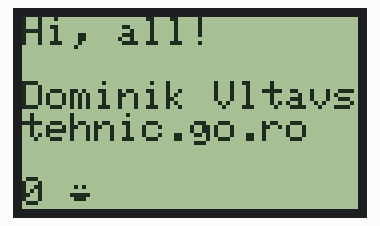
Recording of a sketch running on a simulated Arduino Uno, built with avr-gcc and run on an emulated ATmega328P. Shown: 84×48 one-colour display.

Above: at 0.1 s.
At 2.1 s:
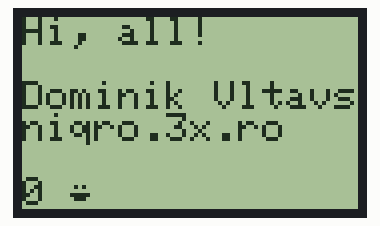
At 10.2 s:
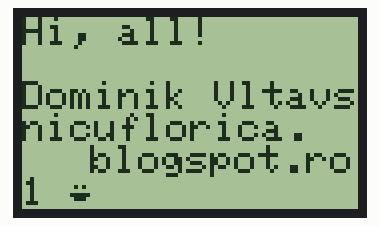
At 18.3 s:
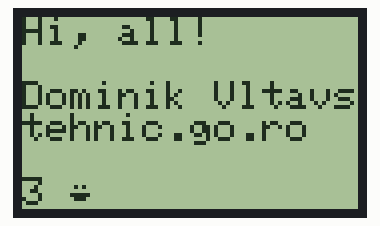
At 26.4 s:
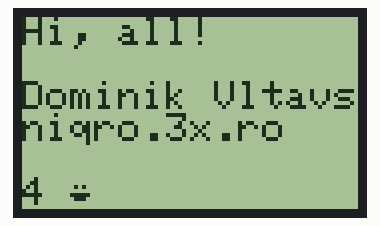
At 36.6 s:
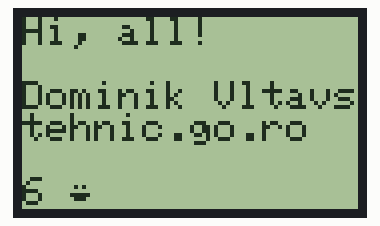

Measured:
- what the display in image 1 shows lasts 2.0 s, from 2.1 s to 4.1 s

The sketch:

NokiaLCD.ino
```cpp
/*
 * To use this sketch, connect the eight pins from your LCD like thus:
 *
 * Pin 1 -> +3.3V (rightmost, when facing the display head-on)
 * Pin 2 -> Arduino digital pin 3
 * Pin 3 -> Arduino digital pin 4
 * Pin 4 -> Arduino digital pin 5
 * Pin 5 -> Arduino digital pin 7
 * Pin 6 -> Ground
 * Pin 7 -> 10uF capacitor -> Ground
 * Pin 8 -> Arduino digital pin 6
 *
 * Since these LCDs are +3.3V devices, you have to add extra components to
 * connect it to the digital pins of the Arduino (not necessary if you are
 * using a 3.3V variant of the Arduino, such as Sparkfun's Arduino Pro).
 */

/* niq_ro ( http://nicuflorica.blogspot.ro ) case:
 For module from China, you must connect like this:
* Pin 1 (RST) -> Arduino digital 6 (D6)
* Pin 2 (CE) -> Arduino digital 7 (D7)
* Pin 3 (DC) -> Arduino digital 5 (D5)
* Pin 4 (DIN) -> Arduino digital 4 (D4)
* Pin 5 (CLK) - Arduino digital 3 (D3)
* Pin 6 (Vcc) -> +5V thru adaptor module (see http://nicuflorica.blogspot.ro/2013/06/afisajul-folosit-la-telefoanele-nokia.html )
* Pin 7 (LIGHT) -> +5V thru 56-100 ohms resistor (for permanent lights) or... other pin control
* Pin 8 (GND) -> GND1 or GND2
*/


#include <PCD8544.h>


// A custom glyph (a smiley)...
static const byte glyph[] = { B00010000, B00110100, B00110000, B00110100, B00010000 };


static PCD8544 lcd;


void setup() {
  // PCD8544-compatible displays may have a different resolution...
  lcd.begin(84, 48);

  // Add the smiley to position "0" of the ASCII table...
  lcd.createChar(0, glyph);
}


void loop() {
  // Just to show the program is alive...
  static int counter = 0;

  // Write a piece of text on the first line...
  lcd.setCursor(0, 0);
  lcd.print("Hi, all!");

  // Write a piece of text on the first line...
  lcd.setCursor(0, 2);
  lcd.print("Dominik Vltavsky");

  // Write a piece of text on the second line...
  lcd.setCursor(0, 3);
  lcd.print("tehnic.go.ro  ");
   lcd.setCursor(0, 4);
  lcd.print("              ");

  // Write the counter on the fifth line...
  lcd.setCursor(0, 5);
  lcd.print(counter, DEC);
  lcd.write(' ');
  lcd.write(0);  // write the smiley
  delay(2000);

  // Write a piece of text on thirdh and fourth line...
  lcd.setCursor(0, 3);
  lcd.print("niqro.3x.ro    ");
  lcd.setCursor(0, 4);
  lcd.print("              ");
  delay(2000);

  // Write a piece of text on thirdh and fourth line...
  lcd.setCursor(0, 3);
  lcd.print("nicuflorica.   ");
  lcd.setCursor(17, 4);
  lcd.print("blogspot.ro");
  delay(2000);


  counter++;
}
```
